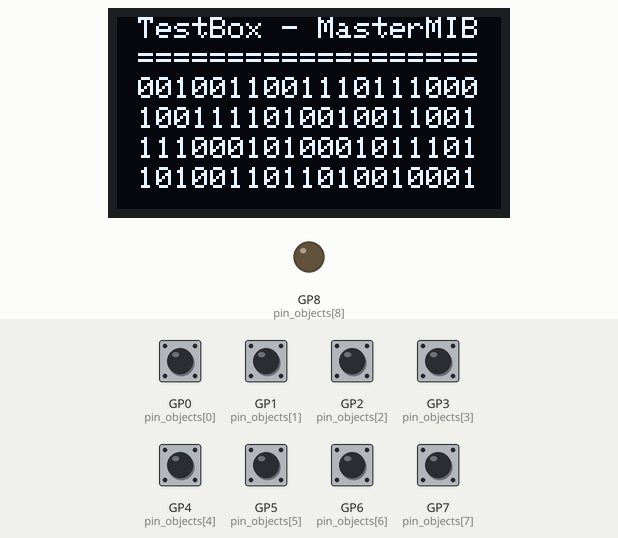
The program below on a simulated Raspberry Pi Pico running CircuitPython. On the bench: 128×64 one-colour display, output pins drawn as LEDs (lit = HIGH). The inputs (shaded band) are chosen by the test bench; at power-on: GP0 (pin_objects[0]), GP1 (pin_objects[1]), GP2 (pin_objects[2]), GP3 (pin_objects[3]), GP4 (pin_objects[4]), GP5 (pin_objects[5]), GP6 (pin_objects[6]), GP7 (pin_objects[7]) HIGH. Random numbers come from a fixed seed.

Above: at 1.4 s.
At 4.0 s:
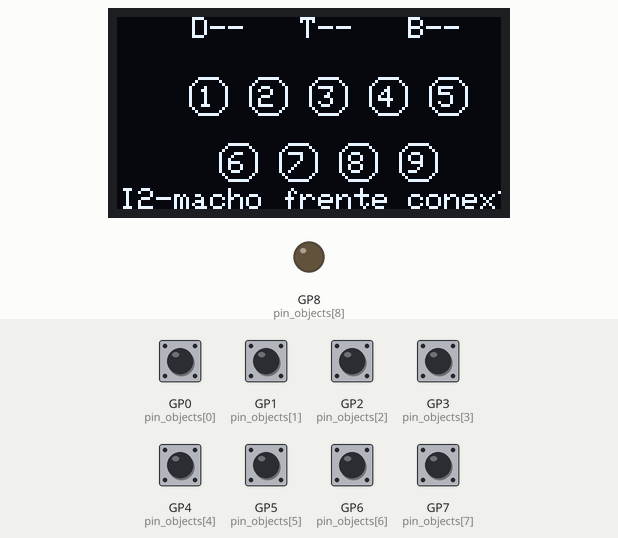
4.1 s: GP1 (pin_objects[1]) pulled LOW for 1 s
At 5.0 s:
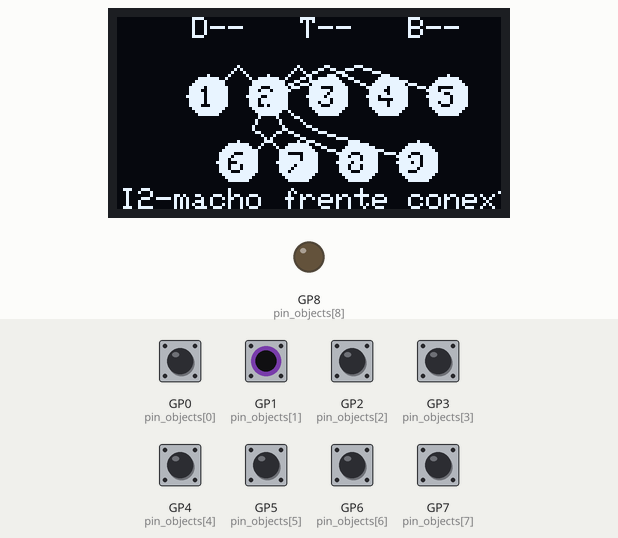
6.7 s: GP0 (pin_objects[0]) pulled LOW for 0.15 s
At 6.97 s:
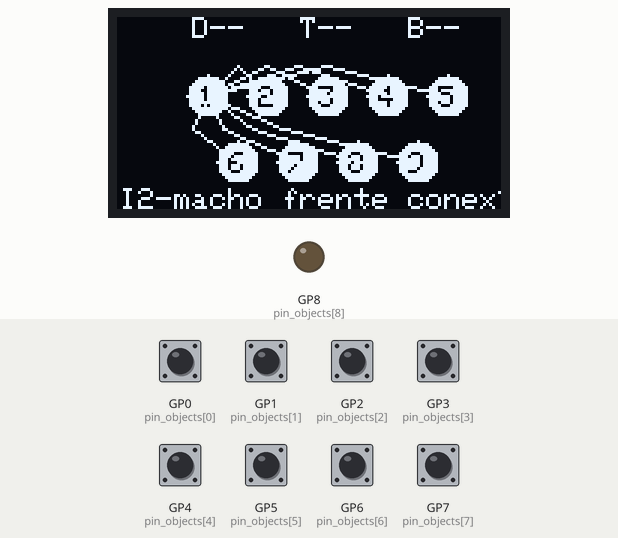
8.5 s: GP2 (pin_objects[2]) pulled LOW for 0.15 s
At 8.84 s:
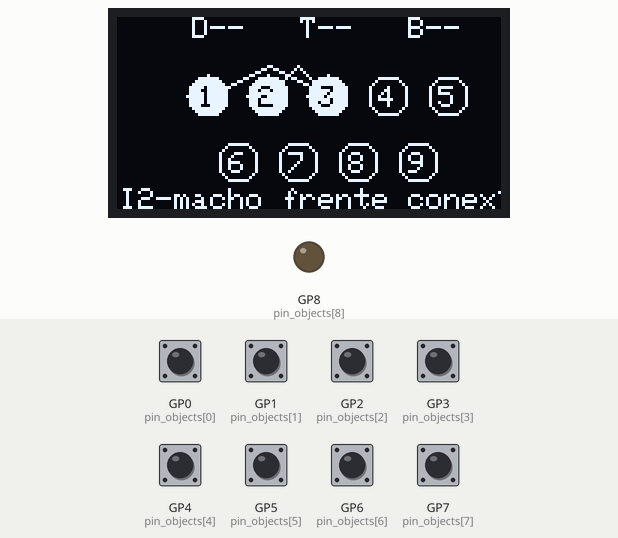
Timing chart, 0 to 11.5 s (numbered marks = the images above; inputs shaded):
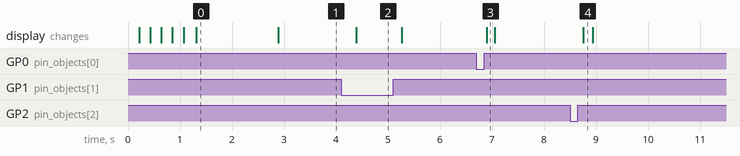

The program:

TestBox.py
```python
#===================#
# Intv-TestBox      #
# 2025 - MasterMIB  #
# V1.0              #
#===================#
# Adafruit CircuitPython 9.2.1 on 2024-11-20; Raspberry Pi Pico with rp2040

import board
import busio
import digitalio
import adafruit_ssd1306
import adafruit_framebuf
import time
import random

# Configuração do Display OLED I2C
# GP13 = SCL
# GP12 = SDA
i2c = busio.I2C(board.GP13, board.GP12)  # (SCL, SDA)
oled = adafruit_ssd1306.SSD1306_I2C(128, 64, i2c)

# Definição dos pinos do DB9 no RP2040
# DB9 macho visto de frente para o conector
#  1 2 3 4 5
#   6 7 8 9
# GP0 = 1
# GP1 = 2
# GP2 = 3
# GP3 = 4
# GP4 = 5
# GP5 = 6
# GP6 = 7
# GP7 = 8
# GP8 = 9
db9_pins = [
    board.GP0, board.GP1, board.GP2, board.GP3, board.GP4,
    board.GP5, board.GP6, board.GP7, board.GP8
]

# Criar lista de objetos DigitalInOut
pin_objects = [digitalio.DigitalInOut(pin) for pin in db9_pins]

# Coordenadas dos pinos no display OLED (deslocados para baixo)
pin_positions = {
    1: (30, 26), 2: (50, 26), 3: (70, 26), 4: (90, 26), 5: (110, 26),
    6: (40, 48), 7: (60, 48), 8: (80, 48), 9: (100, 48)
}

# Tabela de combinações de pinos
combinacoesDB = {
    #número/PinosDB: 1 2 3 4 5 6 7 8 9
    "D1": [1, 0, 0, 1, 0, 0, 0, 0, 0],
    "D2": [1, 0, 0, 1, 0, 1, 0, 0, 0],
    "D3": [1, 0, 1, 1, 0, 1, 0, 0, 0],
    "D4": [1, 0, 1, 1, 0, 0, 0, 0, 0],
    "D5": [1, 0, 1, 0, 0, 0, 0, 0, 0],
    "D6": [1, 0, 1, 0, 0, 1, 0, 0, 0],
    "D7": [1, 1, 1, 0, 0, 1, 0, 0, 0],
    "D8": [1, 1, 1, 0, 0, 0, 0, 0, 0],
    "D9": [1, 1, 0, 0, 0, 0, 0, 0, 0],
    "D10": [1, 1, 0, 0, 0, 1, 0, 0, 0],
    "D11": [1, 1, 0, 0, 1, 1, 0, 0, 0],
    "D12": [1, 1, 0, 0, 1, 0, 0, 0, 0],
    "D13": [1, 0, 0, 0, 1, 0, 0, 0, 0],
    "D14": [1, 0, 0, 0, 1, 1, 0, 0, 0],
    "D15": [1, 0, 0, 1, 1, 1, 0, 0, 0],
    "D16": [1, 0, 0, 1, 1, 0, 0, 0, 0],
    "T0": [1, 0, 0, 0, 1, 0, 0, 1, 0],
    "T1": [1, 1, 0, 0, 0, 0, 0, 0, 1],
    "T2": [1, 1, 0, 0, 0, 0, 0, 1, 0],
    "T3": [1, 1, 0, 0, 0, 0, 1, 0, 0],
    "T4": [1, 0, 1, 0, 0, 0, 0, 0, 1],
    "T5": [1, 0, 1, 0, 0, 0, 0, 1, 0],
    "T6": [1, 0, 1, 0, 0, 0, 1, 0, 0],
    "T7": [1, 0, 0, 1, 0, 0, 0, 0, 1],
    "T8": [1, 0, 0, 1, 0, 0, 0, 1, 0],
    "T9": [1, 0, 0, 1, 0, 0, 1, 0, 0],
    "TC": [1, 0, 0, 0, 1, 0, 0, 0, 1],
    "TE": [1, 0, 0, 0, 1, 0, 1, 0, 0],
    "B1": [1, 0, 0, 0, 0, 0, 1, 0, 1],
    "B2": [1, 0, 0, 0, 0, 0, 1, 1, 0],
    "B3": [1, 0, 0, 0, 0, 0, 0, 1, 1],
    "BP": [1, 1, 0, 1, 0, 0, 1, 0, 1]
}

def detectar_combinacao(estado_pinos):
    d, t, b = "D--", "T--", "B--"
    for nome, combinacao in combinacoesDB.items():
        if combinacao == estado_pinos:
            if nome.startswith("D"): d = nome
            elif nome.startswith("T"): t = nome
            elif nome.startswith("B"): b = nome
    return f"{d}   {t}   {b}"

def detect_shorts():
    connections = []
    detected_pins = set()
    estado_pinos = [0] * 9
    for i in range(len(pin_objects)):
        for pin in pin_objects:
            pin.direction = digitalio.Direction.INPUT
            pin.pull = digitalio.Pull.UP
        pin_objects[i].direction = digitalio.Direction.OUTPUT
        pin_objects[i].value = False
        for j in range(len(pin_objects)):
            if i != j and not pin_objects[j].value:
                if (j + 1, i + 1) not in connections:
                    connections.append((i + 1, j + 1))
                detected_pins.add(i + 1)
                detected_pins.add(j + 1)
                estado_pinos[j] = 1
    return connections, detected_pins, estado_pinos

def draw_filled_circle(oled, x, y, r, color):
    for i in range(-r, r):
        for j in range(-r, r):
            if i**2 + j**2 <= r**2:
                oled.pixel(x + i, y + j, color)

def draw_layout(connections, detected_pins, estado_pinos):
    oled.fill(0)

    oled.text("I2-macho frente conexão", 1, 57, 1)

    combinacao = detectar_combinacao(estado_pinos)
    oled.text(combinacao, 25, 0, 1)
    for pino, (x, y) in pin_positions.items():
        if pino in detected_pins:
            draw_filled_circle(oled, x, y, 7, 1)
            oled.text(str(pino), x - 3, y - 3, 0)  # Número em branco
        else:
            oled.circle(x, y, 7, 1)
            oled.text(str(pino), x - 3, y - 3, 1)  # Número em preto
    drawn_connections = set()
    for p1, p2 in connections:
        if (p2, p1) in drawn_connections:
            continue
        drawn_connections.add((p1, p2))
        x1, y1 = pin_positions[p1]
        x2, y2 = pin_positions[p2]
        mid_x, mid_y = (x1 + x2) // 2, (y1 + y2) // 2
        if y1 == y2:
            mid_y -= 10
        else:
            mid_x += 10 if x1 < x2 else -10
        oled.line(x1, y1, mid_x, mid_y, 1)
        oled.line(mid_x, mid_y, x2, y2, 1)
    oled.show()

for _ in range(6):
    oled.text("TestBox - MasterMIB", 7, 0, 1) #C / L / ?
    oled.text("===================", 7, 10, 1)
    numeros = [random.randint(0, 1) for _ in range(19)]
    string_aleatoria = ''.join(map(str, numeros))
    oled.text(string_aleatoria, 7, 20, 1)
    numeros = [random.randint(0, 1) for _ in range(19)]
    string_aleatoria = ''.join(map(str, numeros))
    oled.text(string_aleatoria, 7, 30, 1)
    numeros = [random.randint(0, 1) for _ in range(19)]
    string_aleatoria = ''.join(map(str, numeros))
    oled.text(string_aleatoria, 7, 40, 1)
    numeros = [random.randint(0, 1) for _ in range(19)]
    string_aleatoria = ''.join(map(str, numeros))
    oled.text(string_aleatoria, 7, 50, 1)
    oled.show()
    #time.sleep(0.02)
    oled.fill(0)

time.sleep(1.50)

while True:
    conexoes, pinos_detectados, estado_pinos = detect_shorts()
    draw_layout(conexoes, pinos_detectados, estado_pinos)
    time.sleep(0.05)
```

Measured:
- after the input at 4.1 s, the display: changes after 0.29 s (image 2)
- after the input at 6.7 s, the display: changes after 0.20 s (image 3)
- after the input at 8.5 s, the display: changes after 0.25 s (image 4)
- what the display in image 0 shows lasts 1.6 s, from 1.3 s to 2.9 s
